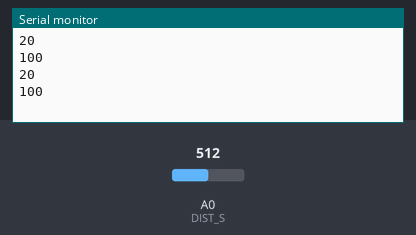
Simulated run of this sketch. Board: Arduino Uno, built with avr-gcc and run on an emulated ATmega328P. On the bench: the last lines printed to the serial monitor. The inputs (shaded band) are chosen by the test bench; at power-on: A0 (DIST_S) = 512.

Above: at 1.8 s.
1.9 s: A0 (DIST_S) set to 716
At 2.5 s:
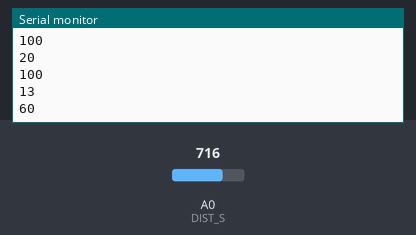
3.4 s: A0 (DIST_S) set to 900
At 4.8 s:
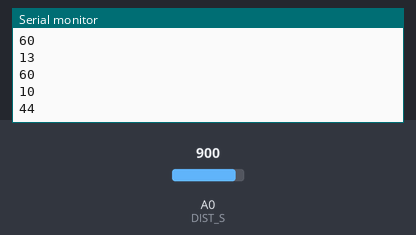
Timing chart, 0 to 6.4 s (numbered marks = the images above; inputs shaded):
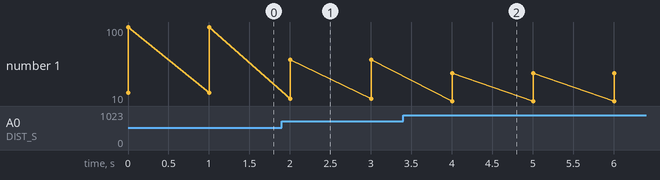

The sketch:

distance_sensor.ino
```cpp
/**
 * distance sensor
 */

#define DIST_S 0

void setup() {
  Serial.begin(9600);
}

void loop() {
  float volts;
  int cm;

  volts = 5.0 * (double)analogRead(DIST_S) / 1024.0;
  cm = 60.495 * pow(volts, - 1.1904);

  long RealLength;
  RealLength=long(150.0/(volts-1.0));

  Serial.print(cm);
  Serial.print("\n");
  Serial.print(RealLength);
  Serial.print("\n");
  delay(1000);
}
```

Measured:
- after the input at 1.9 s, the serial monitor: prints a new line after 0.10 s (image 1)
- after the input at 3.4 s, the serial monitor: prints a new line after 0.60 s (image 2)
- plotted number 1: 100 → 60 after the input at 1.9 s, 60 → 44 after the input at 3.4 s
